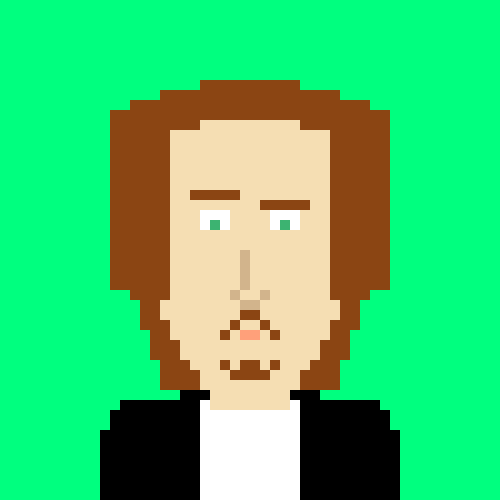
Frame 1 (no input)
Frame 60 (no input): identical to frame 1, image omitted
Frame 120 (the mouse pressed at the canvas centre since frame 60): identical to frame 1, image omitted

The p5.js sketch that drew this single still picture (run headless with seeded random() and noise() and a simulated clock; from frame 60 on, the mouse is pressed at the canvas centre):

// p5.js sketch
// ── sketch.js
function setup () {
    //create a x500 by y500 canvas to draw on
    createCanvas ( 500, 500 );
}

function draw () {
    //background spring green
    background ( 'rgb(0, 255, 127)' );

    translate( 0, 80);

    //jacket collar
    //black
    noStroke ();
    fill ( 0 );
    rect ( 180, 310, 140, 10 );
    //jacket
    noStroke ();
    fill ( 0 );
    rect ( 120, 320, 260, 100 );
    //jacket shoulders
    noStroke ();
    fill ( 0 );
    rect ( 110, 330, 280, 90 );
    //jacket outer shoulders
    noStroke ();
    fill ( 0 );
    rect ( 100, 350, 300, 70 );
    //tshirt
    //white
    noStroke ();
    fill ( 255 );
    rect ( 200, 320, 100, 100 );

    //back side of hair
    //saddle brown
    noStroke ();
    fill ( 'rgb(139, 69, 19)' );
    rect ( 140, 220, 220, 30 );
    //middle back side of hair
    noStroke ();
    fill ( 'rgb(139, 69, 19)' );
    rect ( 150, 250, 200, 30 );
    //lower back side of hair
    noStroke ();
    fill ( 'rgb(139, 69, 19)' );
    rect ( 160, 280, 180, 30 );

    //face 
    //wheat color
    noStroke ();
    fill ( 'rgb(245, 222, 179)' );
    rect ( 160, 40, 180, 200 );
    //upper 
    noStroke ();
    fill ( 'rgb(245, 222, 179)' );
    rect ( 170, 240, 160, 20 );
    //upper middle jaw
    noStroke ();
    fill ( 'rgb(245, 222, 179)' );
    rect ( 180, 260, 140, 20 );
    //middle jaw
    noStroke ();
    fill ( 'rgb(245, 222, 179)' );
    rect ( 190, 280, 120, 10 );
    //lower  jaw
    noStroke ();
    fill ( 'rgb(245, 222, 179)' );
    rect ( 200, 290, 100, 20 );
    //neck
    noStroke ();
    fill ( 'rgb(245, 222, 179)' );
    rect ( 210, 310, 80, 20 );

    //facial hair
    //saddle brown
    noStroke ();
    fill ( 'rgb(139, 69, 19)' );
    rect ( 240, 230, 20, 10 );
    //left side of mustache
    noStroke ();
    fill ( 'rgb(139, 69, 19)' );
    rect ( 230, 240, 10, 10 );
    //outer left side of mustache
    noStroke ();
    fill ( 'rgb(139, 69, 19)' );
    rect ( 220, 250, 10, 10 );
    //right side of mustache
    noStroke ();
    fill ( 'rgb(139, 69, 19)' );
    rect ( 260, 240, 10, 10 );
    //outer right side of mustache
    noStroke ();
    fill ( 'rgb(139, 69, 19)' );
    rect ( 270, 250, 10, 10 );
    //chin hair
    noStroke ();
    fill ( 'rgb(139, 69, 19)' );
    rect ( 240, 280, 20, 10 );
    //lower chin hair
    noStroke ();
    fill ( 'rgb(139, 69, 19)' );
    rect ( 230, 290, 40, 10 );
    //left chin hair
    noStroke ();
    fill ( 'rgb(139, 69, 19)' );
    rect ( 220, 280, 10, 10 );
    //right chin hair
    noStroke ();
    fill ( 'rgb(139, 69, 19)' );
    rect ( 270, 280, 10, 10 );


    //left eyebrow
    //saddle brown
    noStroke ();
    fill ( 'rgb(139, 69, 19)' );
    rect ( 190, 110, 50, 10 );
    //right eyebrow
    noStroke ();
    fill ( 'rgb(139, 69, 19)' );
    rect ( 260, 120, 50, 10 );

    //left eye
    //white
    noStroke ();
    fill ( 255 );
    rect ( 200, 130, 30, 20 );
    //left iris
    //medium sea green
    noStroke ();
    fill ( 'rgb(60, 179, 113)' );
    rect ( 210, 140, 10, 10 );
    //right eye
    //white
    noStroke ();
    fill ( 255 );
    rect ( 270, 130, 30, 20 );
    //right iris
    //medium sea green
    noStroke ();
    fill ( 'rgb(60, 179, 113)' );
    rect ( 280, 140, 10, 10 );
    
    //left nostril
    //tan
    noStroke ();
    fill ( 'rgb(210, 180, 140)' );
    rect ( 230, 210, 10, 10 );
    //bottom nose
    noStroke ();
    fill ( 'rgb(210, 180, 140)' );
    rect ( 240, 220, 20, 10 );
    //right nostril
    noStroke ();
    fill ( 'rgb(210, 180, 140)' );
    rect ( 260, 210, 10, 10 );
    //bridge
    noStroke ();
    fill ( 'rgb(210, 180, 140)' );
    rect ( 240, 170, 10, 40 );

    //lips
    //light salmon
    noStroke ();
    fill ( 'rgb(255, 160, 122)' );
    rect ( 240, 250, 20, 10 );

    //top of hair
    //saddle brown
    noStroke ();
    fill ( 'rgb(139, 69, 19)' );
    rect ( 200, 0, 100, 40 );
    //left side of hair
    noStroke ();
    fill ( 'rgb(139, 69, 19)' );
    rect ( 160, 10, 40, 40 );
    //middle outer left side of hair
    noStroke ();
    fill ( 'rgb(139, 69, 19)' );
    rect ( 130, 20, 40, 200 );
    //outer left side of hair
    noStroke ();
    fill ( 'rgb(139, 69, 19)' );
    rect ( 110, 30, 20, 180 );
    //right side of hair
    noStroke ();
    fill ( 'rgb(139, 69, 19)' );
    rect ( 300, 10, 40, 40 );
    //middle outer right side of hair
    noStroke ();
    fill ( 'rgb(139, 69, 19)' );
    rect ( 330, 20, 40, 200 );
    //outer right side of hair
    noStroke ();
    fill ( 'rgb(139, 69, 19)' );
    rect ( 370, 30, 20, 180 );

}
